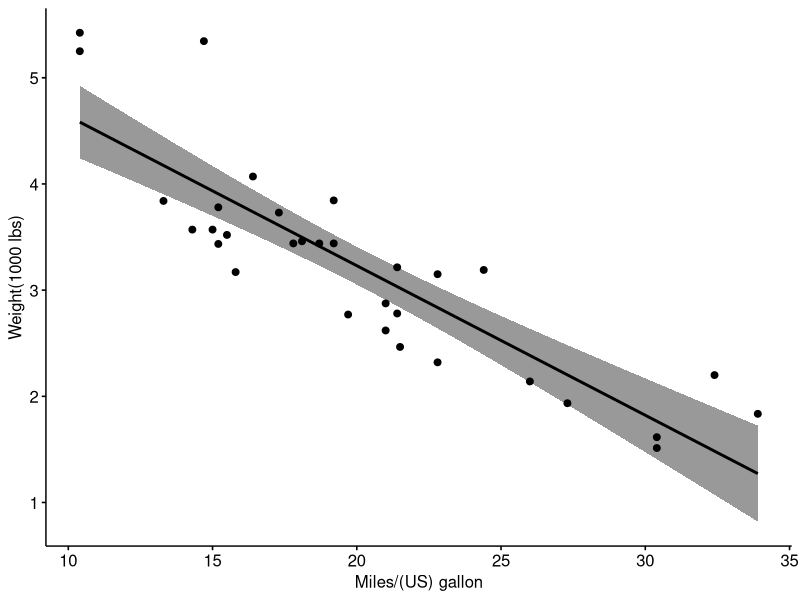

This chart was generated by the following R code:
my_data = mtcars
head(my_data,6)
library("ggpubr")
ggscatter(my_data,x = "mpg", y = "wt", add = "reg.line", conf.int = TRUE, cor.coef = TRUE,
          cor.method = "Pearson",xlab = "Miles/(US) gallon", ylab = "Weight(1000 lbs)")
res = cor.test(my_data$wt,my_data$mpg,method = "pearson")
print(res)